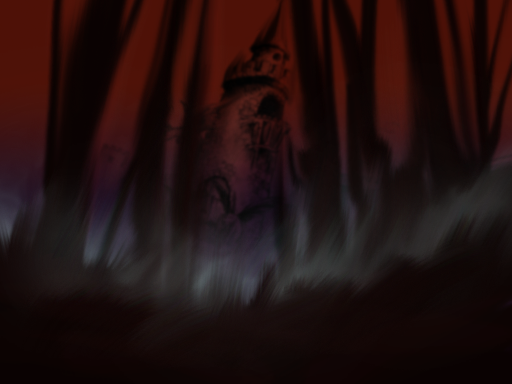

This is a level from a 2D game, rendered from its Tiled map with the project's own tilesets. A one-line summary and the complete map file follow:
An orthogonal 16x12 tile map with 32x32 px tiles, 1 tile layer (Tile Layer 4).

<map version="1.0" orientation="orthogonal" width="16" height="12" tilewidth="32" tileheight="32">
 <tileset firstgid="1" source="../tilesets/tileset_area2.tsx" />
 <layer name="Tile Layer 4" width="16" height="12">
  <properties>
   <property name="hScale" value="0.2" />
   <property name="vScale" value="0" />
  </properties>
  <data encoding="csv">
657,658,659,660,661,662,663,664,665,666,667,668,669,670,671,672,
689,690,691,692,693,694,695,696,697,698,699,700,701,702,703,704,
721,722,723,724,725,726,727,728,729,730,731,732,733,734,735,736,
753,754,755,756,757,758,759,760,761,762,763,764,765,766,767,768,
785,786,787,788,789,790,791,792,793,794,795,796,797,798,799,800,
817,818,819,820,821,822,823,824,825,826,827,828,829,830,831,832,
849,850,851,852,853,854,855,856,857,858,859,860,861,862,863,864,
881,882,883,884,885,886,887,888,889,890,891,892,893,894,895,896,
913,914,915,916,917,918,919,920,921,922,923,924,925,926,927,928,
945,946,947,948,949,950,951,952,953,954,955,956,957,958,959,960,
977,978,979,980,981,982,983,984,985,986,987,988,989,990,991,992,
1009,1010,1011,1012,1013,1014,1015,1016,1017,1018,1019,1020,1021,1022,1023,1024
</data>
 </layer>
</map>
